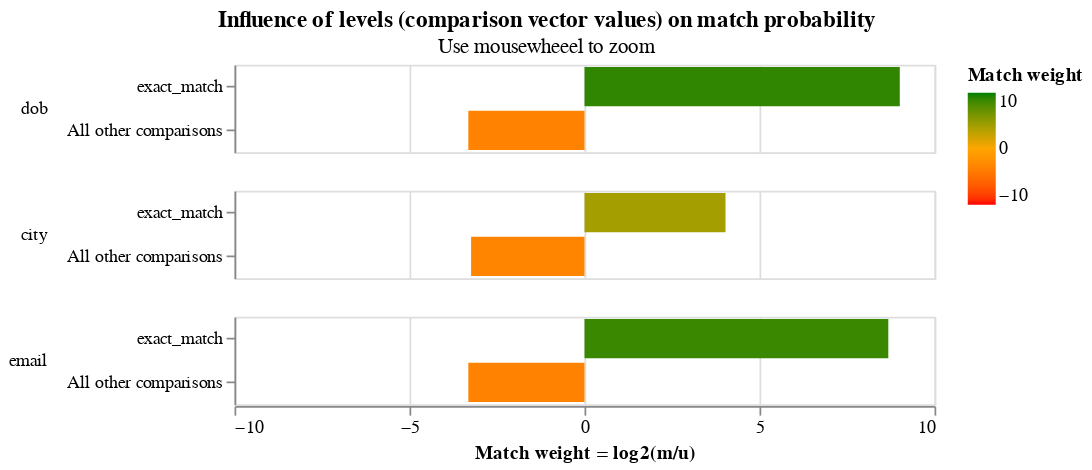

Write notebook code for a chart like this one.
### Markdown cell above
## Step 4: Select your SQL engine

In `splink` version 3, you now have the option to choose the specific SQL backend you'd like to run your linking job. 

Currently, `splink` offers three different SQL backends:
- `duckdb` with: `from splink.duckdb.duckdb_linker import DuckDBInMemoryLinker`

- `SQLite` with: `from splink.sqlite.sqlite_linker import SQLiteLinker`

- `spark` with: `from splink.spark.spark_linker import SparkLinker`

For smaller datasets, `duckdb` is now the recommended option. you are free to choose whichever linker best suits your setup.

## Step 5: Using your selected linker to predict match weights

Estimate the parameters of a Fellegi Sunter model, and use the model to generate predictions

This is equivalent to running `linker.get_scored_comparisons()` from within `splink2`.

### Code cell
from splink.duckdb.duckdb_linker import DuckDBLinker

linker = DuckDBLinker(settings, input_tables = {"fake_1000": df})
linker.train_u_using_random_sampling(target_rows=1e6)

blocking_rule = "l.first_name = r.first_name and l.surname = r.surname"
training_session_names = linker.train_m_using_expectation_maximisation(blocking_rule)

training_session_names.match_weights_interactive_history_chart()
